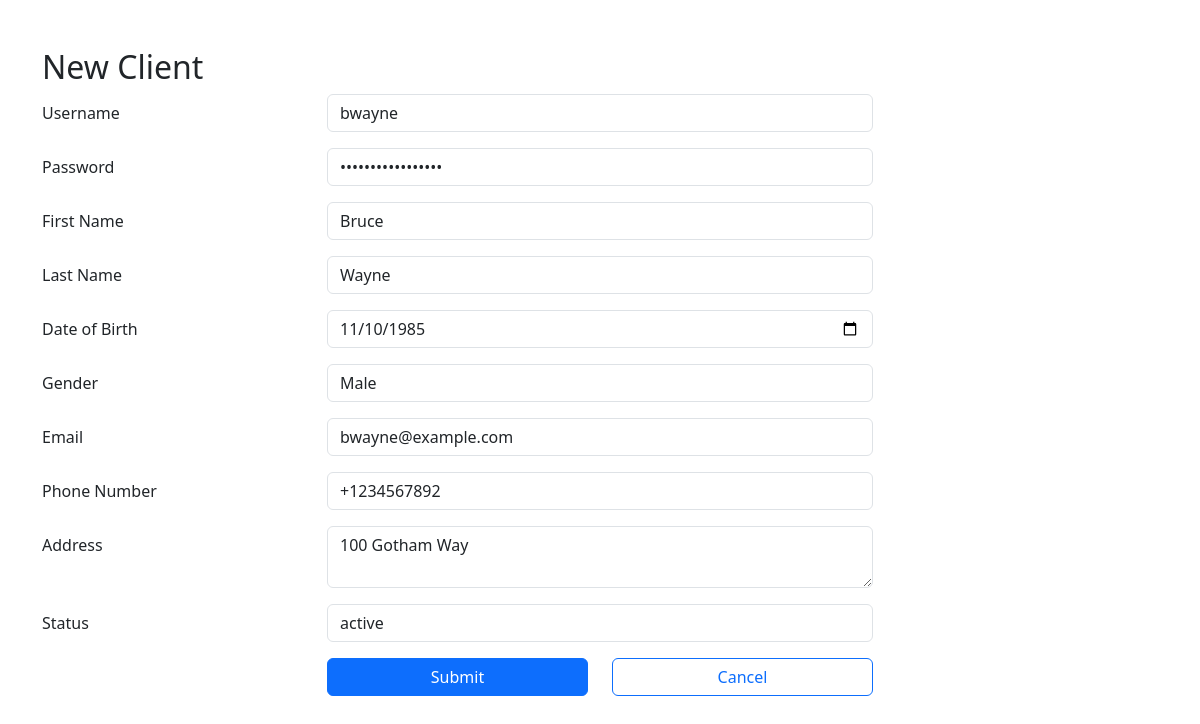
/admin/edit_client.php?UserID=3, run on the app's committed database.
### tables this page shows
CREATE TABLE Users (
    UserID INT AUTO_INCREMENT PRIMARY KEY, 
    Username VARCHAR(32) NOT NULL UNIQUE CHECK (Username REGEXP '^[a-zA-Z0-9_]{3,32}$'), 
    Password VARCHAR(255) NOT NULL,
    Creation_Date TIMESTAMP DEFAULT CURRENT_TIMESTAMP, 
    First_Name VARCHAR(64) NOT NULL CHECK (First_Name REGEXP '^[A-Za-z]+$'), 
    Last_Name VARCHAR(64) NOT NULL CHECK (Last_Name REGEXP '^[A-Za-z]+$'), 
    Date_of_Birth DATE NOT NULL, 
    Gender ENUM('male', 'female') NOT NULL, 
    Email VARCHAR(64) NOT NULL UNIQUE CHECK (Email REGEXP '^[a-zA-Z0-9._%+-]+@[a-zA-Z0-9.-]+\\.[a-zA-Z]{2,}$'), 
    Phone_Number VARCHAR(15) NOT NULL UNIQUE CHECK (Phone_Number REGEXP '^\\+?[0-9]{7,15}$'), 
    Address VARCHAR(255) NOT NULL,
    Status Enum('active', 'deleted') NOT NULL DEFAULT 'active',
    password_reset_token VARCHAR(255) DEFAULT NULL,
    password_reset_expiry DATETIME DEFAULT NULL
);

### admin/edit_client.php (the view, shortened to what this page needs)
<?php
$servername = "localhost";
$username = "root";
$password = "";
$database = "pos_db";
$connection = new mysqli($servername, $username, $password, $database);
$username = "";
$password = "";
$first_name = "";
$last_name = "";
$dob = "";
$gender = "";
$email = "";
$phone_num = "";
$address = "";
$status = "";
if ( $_SERVER['REQUEST_METHOD'] == 'GET' ) {
    $UserID = $_GET["UserID"];
    $sql = "SELECT * FROM Users WHERE UserID=$UserID";
    $result = $connection->query($sql);
    $row = $result->fetch_assoc();
    $username   =  $row["Username"];
    $password   =  $row["Password"];
    $first_name =  $row["First_Name"];
    $last_name  =  $row["Last_Name"];
    $dob        =  $row["Date_of_Birth"];
    $gender     =  $row["Gender"];
    $email      =  $row["Email"];
    $phone_num  =  $row["Phone_Number"];
    $address    =  $row["Address"];
    $status     =  $row["Status"];
}
?>
<!DOCTYPE html>
<html lang="en">
<head>
    <link href="https://cdn.jsdelivr.net/npm/bootstrap@5.3.3/dist/css/bootstrap.min.css" rel="stylesheet">
</head>
<body>
    <div class="container my-5">
        <h2>New Client</h2>
        <form method="post">
            <div class="row mb-3">
                <label class="col-sm-3 col-form-label">Username</label>
                <div class="col-sm-6">
                    <input type="text" class="form-control" name="Username" value="<?php echo $username; ?>" required>
                </div>
            </div>
            <div class="row mb-3">
                <label class="col-sm-3 col-form-label">Password</label>
                <div class="col-sm-6">
                    <input type="password" class="form-control" name="Password" value="<?php echo $password; ?>" required>
                </div>
            </div>
            <div class="row mb-3">
                <label class="col-sm-3 col-form-label">First Name</label>
                <div class="col-sm-6">
                    <input type="text" class="form-control" name="First_Name" value="<?php echo $first_name; ?>" required>
                </div>
            </div>
            <div class="row mb-3">
                <label class="col-sm-3 col-form-label">Last Name</label>
                <div class="col-sm-6">
                    <input type="text" class="form-control" name="Last_Name" value="<?php echo $last_name; ?>" required>
                </div>
            </div>
            <div class="row mb-3">
                <label class="col-sm-3 col-form-label">Date of Birth</label>
                <div class="col-sm-6">
                    <input type="date" class="form-control" name="Date_of_Birth" value="<?php echo $dob; ?>" required>
                </div>
            </div>
            <div class="row mb-3">
                <label class="col-sm-3 col-form-label">Gender</label>
                <div class="col-sm-6">
                    <select class="form-control" name="Gender" required>
                        <option value="male" <?php echo $gender == 'male' ? 'selected' : ''; ?>>Male</option>
                    </select>
                </div>
            </div>
            <div class="row mb-3">
                <label class="col-sm-3 col-form-label">Email</label>
                <div class="col-sm-6">
                    <input type="email" class="form-control" name="Email" value="<?php echo $email; ?>" required>
                </div>
            </div>
            <div class="row mb-3">
                <label class="col-sm-3 col-form-label">Phone Number</label>
                <div class="col-sm-6">
                    <input type="tel" class="form-control" name="Phone_Number" value="<?php echo $phone_num; ?>" required>
                </div>
            </div>
            <div class="row mb-3">
                <label class="col-sm-3 col-form-label">Address</label>
                <div class="col-sm-6">
                    <textarea class="form-control" name="Address" required><?php echo $address; ?></textarea>
                </div>
            </div>
            <div class="row mb-3">
                <label class="col-sm-3 col-form-label">Status</label>
                <div class="col-sm-6">
                    <select class="form-control" name="Status" required>
                        <option value="active" <?php echo $status == 'active' ? 'selected' : ''; ?>>active</option>
                    </select>
                </div>
            </div>
            <div class="row mb-3">
                <div class="offset-sm-3 col-sm-3 d-grid">
                    <button type="submit" class="btn btn-primary">Submit</button>
                </div>
                <div class="col-sm-3 d-grid">
                    <a class="btn btn-outline-primary" href="/POS/admin/read_clients.php" role="button">Cancel</a>
                </div>
            </div>
        </form>
    </div>
</body>
</html>

### data on the page
users: Username "bwayne", First_Name "Bruce", Last_Name "Wayne", Date_of_Birth "11/10/1985", Gender "Male", Email "bwayne@example.com", Phone_Number "+1234567892", Address "100 Gotham Way", Status "active"
